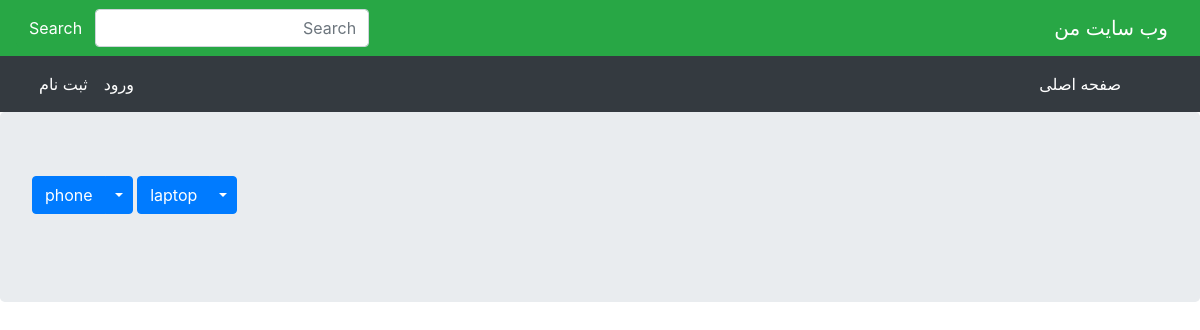
The app's page /categoryfilter/laptop, older data.
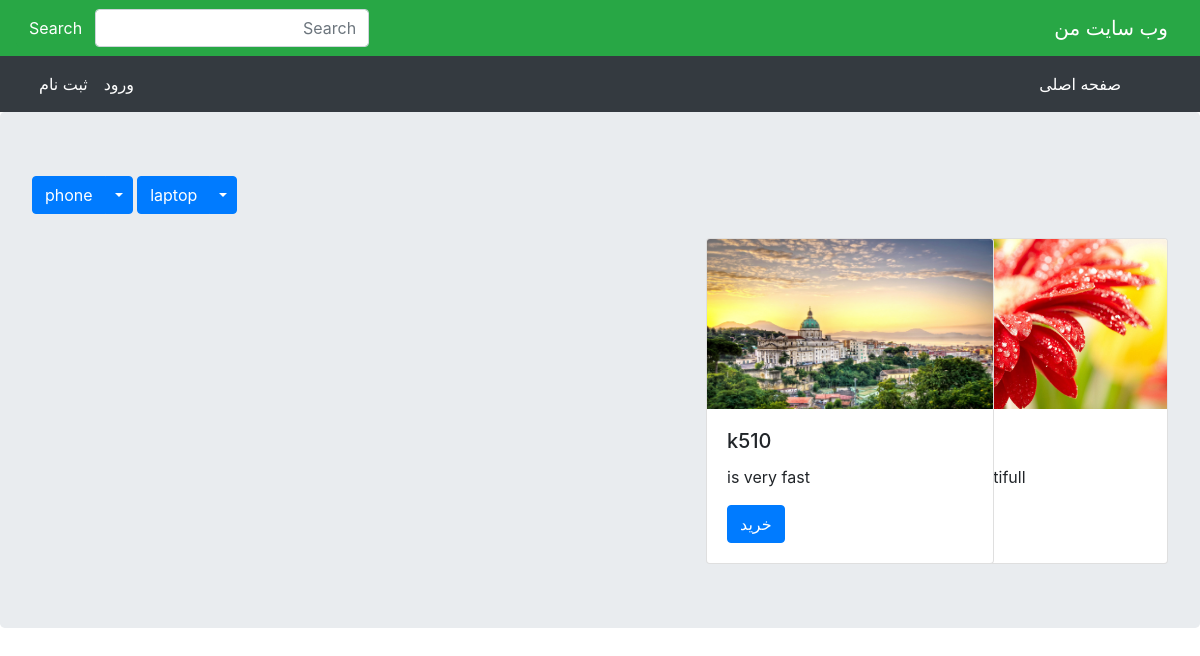
The same page, newer data.
### shop/models.py (models this page shows, shortened)
class Category(models.Model):
    sub_categry = models.ForeignKey('self', on_delete=models.CASCADE , null= True , blank=True , related_name='scategory')
    is_sub = models.BooleanField(default=False)
    name = models.CharField(max_length=200)
    slug = models.SlugField(max_length=200, unique=True)
    class Meta:
        ordering = ('name',)
        verbose_name = 'category'
        verbose_name_plural = 'categories'
    def get_absolute_url(self):
        return reverse('shop:category_filter' , args=[self.slug,])

class Product(models.Model):
    category = models.ManyToManyField(
        Category, related_name='products')
    name = models.CharField(max_length=200)
    slug = models.SlugField(max_length=200)
    image = models.ImageField(upload_to='product/')
    description = models.TextField()
    price = models.DecimalField(max_digits=10, decimal_places=0)
    available = models.BooleanField(default=True)
    created = models.DateField(auto_now_add=True)
    updated = models.DateField(auto_now=True)
    class Meta:
        ordering = ('name',)
    def get_absolute_url(self):
        return reverse('shop:productdetail' , args=[self.slug,])

### shop/views.py (the view)
# urls.py: path('categoryfilter/<slug:slug>', home, name='category_filter'),
def home(request, slug= None):
    products = Product.objects.filter(available= True)
    categories  = Category.objects.filter(is_sub= False)
    if slug:
        category = get_object_or_404(Category , slug = slug)
        products = products.filter(category= category)
    return render(request , 'shop/home.html', {'products':products , 'categories': categories})

### shop/templates/shop/home.html (shortened to what this page needs)
{% extends "base.html" %}
{% load thumbnail %}
{% block content %}
{% for category in categories %}
<div class="btn-group" dir="ltr">
  <a href="{{category.get_absolute_url}}" class="btn btn-primary">{{category.name}}</a>
  <button type="button" class="btn btn-primary dropdown-toggle dropdown-toggle-split" data-toggle="dropdown"
    aria-haspopup="true" aria-expanded="false">
  </button>
</div>
{% endfor %}
<br><br>
<div class="card-deck">
  <div class="row">
    {% for product in products %}
    <div class=" col-lg-3">
      <div class="card" style="width: 18rem;">
        <a href="{{product.get_absolute_url}}">
          {% thumbnail product.image "400x400" as im %}
          <img src="{{ im.url }}" style="height: 170px;" class="card-img-top ">
          {% endthumbnail %}
        </a>
        <div class="card-body">
          <h5 class="card-title">{{product.name}}</h5>
          <p class="card-text">{{product.description}}</p>
          <a href="{{product.get_absolute_url}}" class="btn btn-primary">خرید</a>
        </div>
      </div>
    </div>
    {% endfor %}
  </div>
  {% endblock content %}

Row changes from the older to the newer data that the page shows:
added Product: shows a picture
now on this page (row edited): Product: shows a picture, name "k510", description "is very fast"
